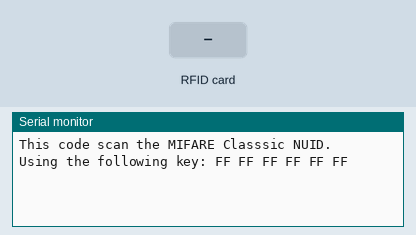
The sketch below on a simulated Arduino Uno, built with avr-gcc and run on an emulated ATmega328P. Parts: the last lines printed to the serial monitor. The test bench sets the inputs (shaded band).

Above: at 1.2 s.
1.3 s: RFID card 5E 7A 19 C4 held to the reader
At 2.0 s:
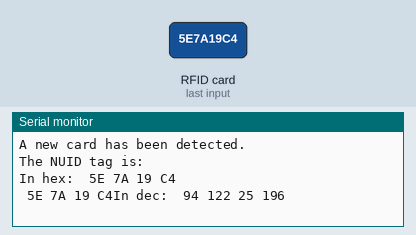
2.8 s: RFID card 5E 7A 19 C4 held to the reader
At 3.8 s:
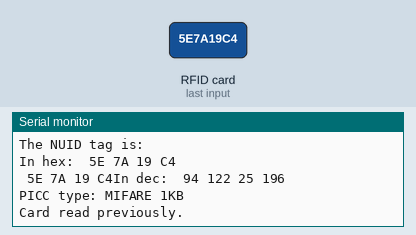

Measured:
- after the input at 1.3 s, the serial monitor: prints a new line at once (image 1)
- after the input at 2.8 s, the serial monitor: prints a new line at once (image 2)

The sketch:

bluetooth_connect.ino
```cpp
#include <SoftwareSerial.h>
#include <SPI.h>
#include <MFRC522.h>

//블루투스모듈 HC-06(슬래이브만가능)으로 진행함
//블루투스모듈 HC-05(슬래이브 마스터둘다가능)는 조금 코드가 다르다
//HC-06 시리얼창에서 "line ending 없음" 설정할것

#define SS_PIN 10
#define RST_PIN 9
#define BT_RXD 8
#define BT_TXD 7

MFRC522 rfid(SS_PIN, RST_PIN); // Instance of the class

MFRC522::MIFARE_Key key;

byte nuidPICC[4];

SoftwareSerial bluetooth(BT_RXD, BT_TXD);

void setup() {
  // put your setup code here, to run once:
  Serial.begin(9600);
  SPI.begin(); // Init SPI bus

  for (byte i = 0; i < 6; i++) {
    key.keyByte[i] = 0xFF;
  }

  Serial.println(F("This code scan the MIFARE Classsic NUID."));
  Serial.print(F("Using the following key:"));
  bluetooth.println(F("This code scan the MIFARE Classsic NUID."));
  bluetooth.print(F("Using the following key:"));
  printHex(key.keyByte, MFRC522::MF_KEY_SIZE);

  rfid.PCD_Init(); // Init MFRC522
  bluetooth.begin(9600);
  }

void loop() {
   // Reset the loop if no new card present on the sensor/reader. This saves the entire process when idle.

  if ( ! rfid.PICC_IsNewCardPresent())
    return;

  // Verify if the NUID has been readed
  if ( ! rfid.PICC_ReadCardSerial())
    return;

  Serial.print(F("PICC type: "));
  bluetooth.print(F("PICC type: "));
  MFRC522::PICC_Type piccType = rfid.PICC_GetType(rfid.uid.sak);
  Serial.println(rfid.PICC_GetTypeName(piccType));
  bluetooth.println(rfid.PICC_GetTypeName(piccType));

  // Check is the PICC of Classic MIFARE type
  if (piccType != MFRC522::PICC_TYPE_MIFARE_MINI &&
    piccType != MFRC522::PICC_TYPE_MIFARE_1K &&
    piccType != MFRC522::PICC_TYPE_MIFARE_4K) {
    Serial.println(F("Your tag is not of type MIFARE Classic."));
    bluetooth.println(F("Your tag is not of type MIFARE Classic."));
    return;
  }

  if (rfid.uid.uidByte[0] != nuidPICC[0] ||
    rfid.uid.uidByte[1] != nuidPICC[1] ||
    rfid.uid.uidByte[2] != nuidPICC[2] ||
    rfid.uid.uidByte[3] != nuidPICC[3] ) {
    Serial.println(F("A new card has been detected."));
    bluetooth.println(F("A new card has been detected."));

    // Store NUID into nuidPICC array
    for (byte i = 0; i < 4; i++) {
      nuidPICC[i] = rfid.uid.uidByte[i];
    }

    Serial.println(F("The NUID tag is:"));
    Serial.print(F("In hex: "));
    bluetooth.println(F("The NUID tag is:"));
    bluetooth.print(F("In hex: "));
    printHex(rfid.uid.uidByte, rfid.uid.size);
    Serial.println();
    printHex(rfid.uid.uidByte, rfid.uid.size);
    bluetooth.println();
    Serial.print(F("In dec: "));
    printDec(rfid.uid.uidByte, rfid.uid.size);
    Serial.println();
  }
  else {Serial.println(F("Card read previously."));
  bluetooth.println(F("Card read previously."));}


  // Halt PICC
  rfid.PICC_HaltA();

  // Stop encryption on PCD
  rfid.PCD_StopCrypto1();

}

void printHex(byte *buffer, byte bufferSize) {
  for (byte i = 0; i < bufferSize; i++) {
    Serial.print(buffer[i] < 0x10 ? " 0" : " ");
    Serial.print(buffer[i], HEX);
    bluetooth.print(buffer[i] < 0x10 ? " 0" : " ");
    bluetooth.print(buffer[i], HEX);
  }
}

/**
 * Helper routine to dump a byte array as dec values to Serial.
 */
void printDec(byte *buffer, byte bufferSize) {
  for (byte i = 0; i < bufferSize; i++) {
    Serial.print(buffer[i] < 0x10 ? " 0" : " ");
    Serial.print(buffer[i], DEC);
  }
}
```
